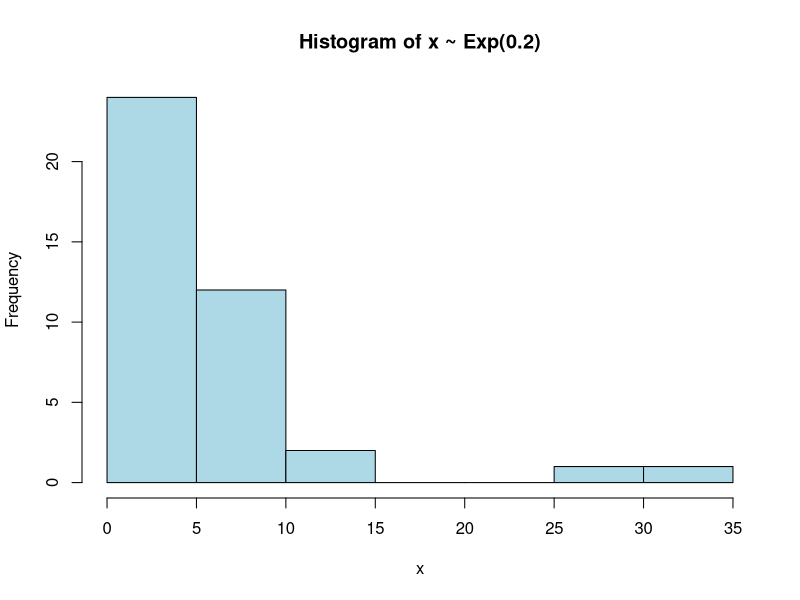
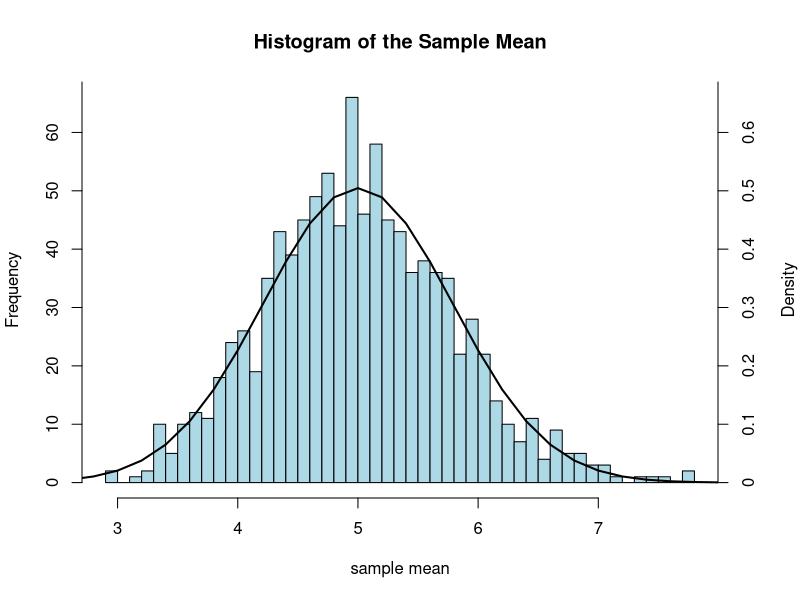
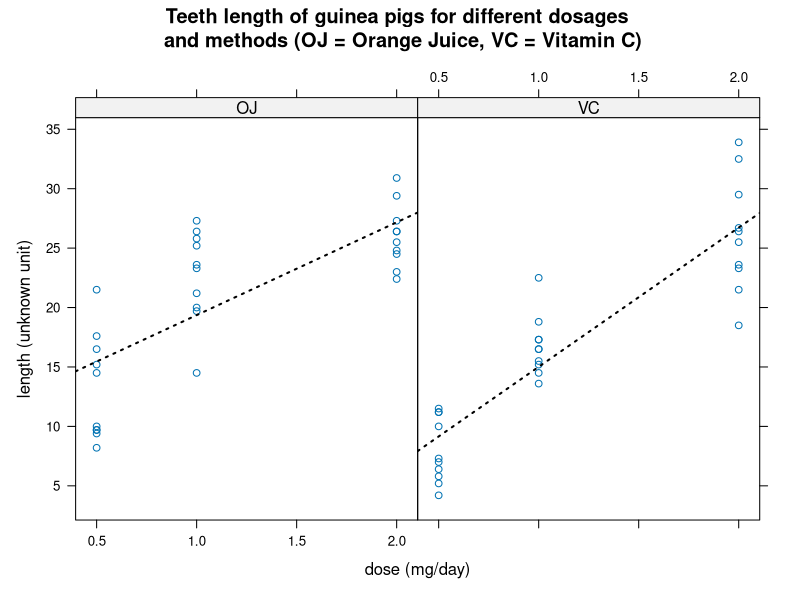

These figures' R source, in order: (Note: this script raises an error after producing the figures.)
## ---- chunk 1
knitr::opts_chunk$set(echo = TRUE, fig.width=8, fig.height=6)
## ---- chunk 2
lambda = 0.2  # rate parameter
n = 40        # population within one sample
Nsim = 1000   # number of samples (simulations)
## ---- chunk 3
set.seed(12345)
hist(rexp(n,lambda), xlab="x", main="Histogram of x ~ Exp(0.2)", col="light blue")
## ---- chunk 4
X = NULL
set.seed(123)
for (i in 1:Nsim) X = c(X, mean(rexp(n,lambda)))
m <- mean(X) # We take the average of the sample means
s <- sd(X)   # We take the standard deviation of the sample means
print(paste("mean:",round(m,3),", standard error:",round(s,3)))
## ---- chunk 5
# Initializing
new.mai <- old.mai <- par("mai")
new.mai[4] <- old.mai[2]
par(mai = new.mai)
# Plot 1 preparation
h <- hist(X, breaks=50, plot=FALSE)
pos <- pretty(h$density, n = 5)
freq <- round(pos * length(X) * with(h, breaks[2] - breaks[1]))
# Plot 2 preparation
xseq <- seq(0,10,0.2)
mth <- 1/lambda # theoretical mean
sth <- (1/lambda)/sqrt(n) # theoretical standard error of the mean
# Plot 1
graphics:::plot.histogram(h, freq = FALSE, col="light blue",
                          main="Histogram of the Sample Mean",
                          xlab = "sample mean", ylab="Frequency",
                          border="black", yaxt='n')
Axis(side = 2, at = pos, labels = freq)
Axis(side = 4, at = pos, labels = pos)
mtext("Density", side = 4, line = 3)
# Plot 2
lines(xseq, dnorm(xseq,mth,sth), type='l', lwd=2)
## ---- chunk 6
data(ToothGrowth)
## ---- chunk 7
data(ToothGrowth)
head(ToothGrowth,n=3)
dim(ToothGrowth)
str(ToothGrowth)
summary(ToothGrowth$supp)
unique(ToothGrowth$dose)
## ---- chunk 8
library(lattice)
pltt <- "Teeth length of guinea pigs for different dosages \n"
pltt <- paste(pltt,"and methods (OJ = Orange Juice, VC = Vitamin C)")
xl <- "dose (mg/day)"
yl <- "length (unknown unit)"
pan <- function(x,y,...) {
    panel.xyplot(x, y, ...)
    panel.lmline(x, y,type='l',lty=3,lwd=2, ...)
    }
xyplot(len~dose|supp,data=ToothGrowth,layout=c(2,1),xlab=xl,ylab=yl,main=pltt,panel=pan)
## ---- chunk 9
t.test(len ~ supp, paired=FALSE, var.equal=TRUE, data=ToothGrowth)
